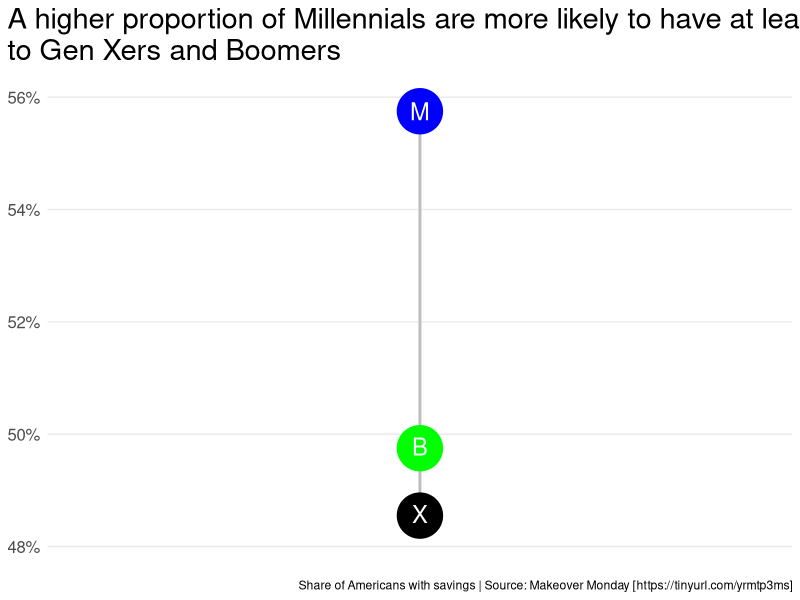

R code for this plot:
library(dplyr) # A Grammar of Data Manipulation
library(ggplot2) # Create Elegant Data Visualisations Using the Grammar of Graphics
library(stringr) # Simple, Consistent Wrappers for Common String Operations

data <- readr::read_csv("makeovermonday/2022/Week02/disaggregated_data.csv")

american_savings <- data %>% 
  mutate(
    age_category = case_when(
      str_detect(category, "Millennials") ~ "Eighteen_to_thirty_four",
      str_detect(category, "Gen Xer") ~ "Thirty_five_to_fifty_four",
      TRUE ~ "Fifty_five_plus"
    ),
    savings_category = case_when(
      !subcategory %in% c("I don't have a savings account", "$0") ~ "Savings",
      TRUE ~ subcategory
    )) %>% 
  with_groups(c(savings_category, category, age_category), summarise, sum_value = sum(value)) %>%
  with_groups(c(savings_category, age_category), summarise, avg_value = mean(sum_value)) %>% 
  filter(savings_category == "Savings") %>% 
  tidyr::pivot_wider(names_from = age_category, values_from = avg_value) %>% 
  mutate(num = 1)

ggplot(data = american_savings) +
  geom_segment(aes(x = num, xend = num, y = Eighteen_to_thirty_four, yend = Thirty_five_to_fifty_four), size = 1, color = "grey") +
  geom_point(aes(x = num, y = Eighteen_to_thirty_four), size = 15, colour = "blue") +
  geom_point(aes(x = num, y = Thirty_five_to_fifty_four), size = 15, colour = "black") +
  geom_point(aes(x = num, y = Fifty_five_plus), size = 15, colour = "green") +
  annotate(geom = "text", x = 1, y = .5575, label = "M", size = 6, colour = "white") +
  annotate(geom = "text", x = 1, y = .4978, label = "B", size = 6, colour = "white") +
  annotate(geom = "text", x = 1, y = .4858, label = "X", size = 6, colour = "white") +
  scale_y_continuous(labels = scales::percent_format(accuracy = 1), limits = c(.48, .56)) +
  theme_minimal() +
  theme(
    axis.title = element_blank(),
    axis.text.x = element_blank(),
    axis.text.y = element_text(size = 12),
    legend.position = "none",
    panel.grid.minor = element_blank(),
    panel.grid.major.x = element_blank(),
    plot.title = element_text(size = 21),
    plot.title.position = "plot"
  ) +
  labs(
    title = "A higher proportion of Millennials are more likely to have at least some savings compared\nto Gen Xers and Boomers",
    caption = "Share of Americans with savings | Source: Makeover Monday [https://tinyurl.com/yrmtp3ms]"
  )
